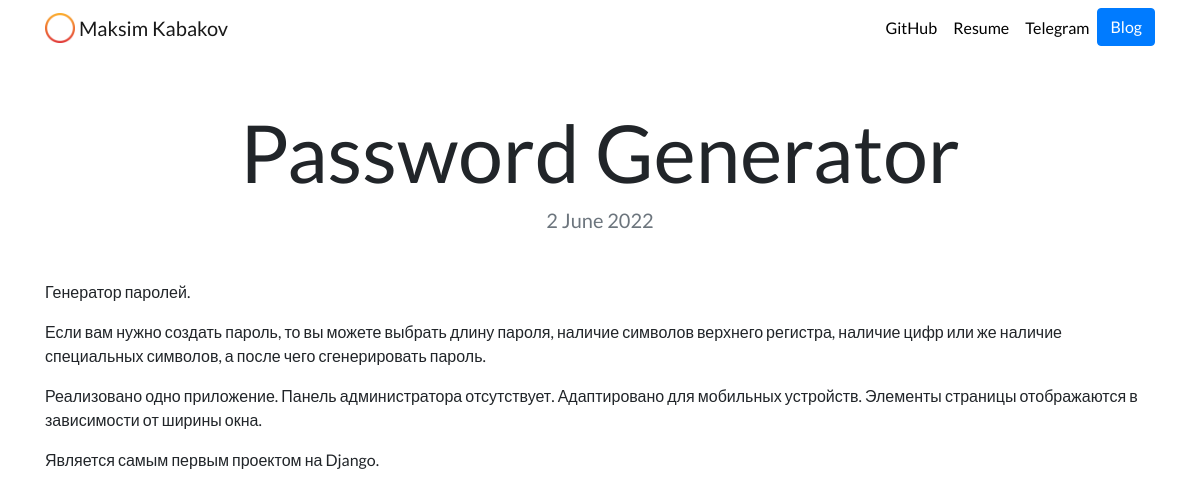
The page /blog/5/ on the database as committed earlier.
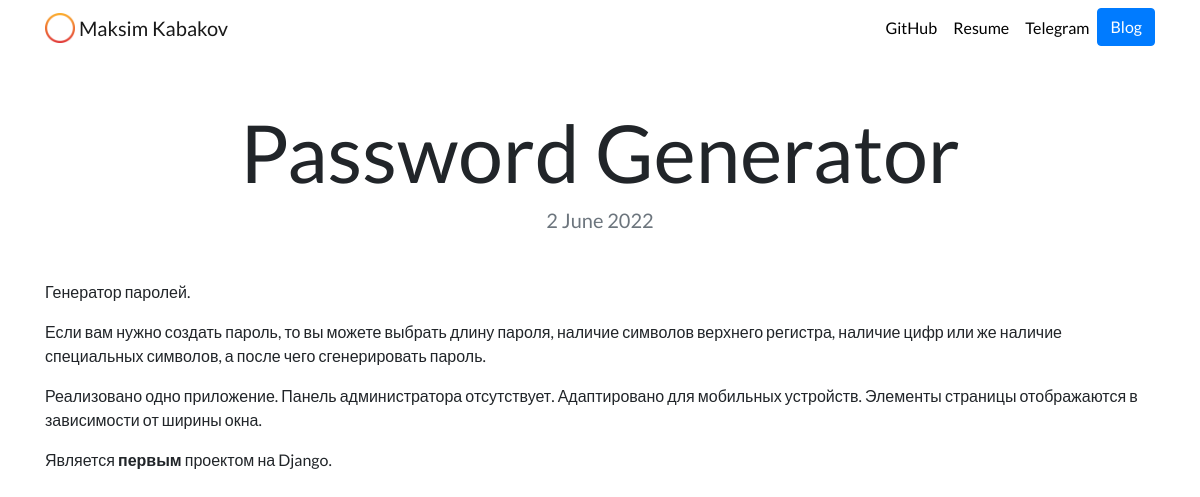
The same page on the database as committed later.
### blog/models.py (models this page shows, shortened)
class Blog(models.Model):
    title = models.CharField(max_length=200)
    description = models.TextField()
    date = models.DateField()

### blog/views.py (the view)
# urls.py: path('<int:blog_id>/', views.detail, name='detail'),
def detail(request, blog_id):
    blog = get_object_or_404(Blog, pk=blog_id)
    return render(request, 'blog/detail.html', {'one_str': blog})

### blog/templates/blog/detail.html
{% extends "portfolio/base.html" %}
{% load static %}
{% block content %}
<h1 class="text-center mt-5" id="blogdetailtitle">{{ one_str.title }}</h1>
<h5 class="text-center text-muted mb-5">{{ one_str.date|date:'j F Y' }}</h5>
{{ one_str.description|safe }}
{% endblock %}

Rows that differ between the two databases and show on the page:
changed Blog "Password Generator": description "…от ширины окна. Является самым первым проектом на Django." → "…от ширины окна. Является первым проектом на Django."
